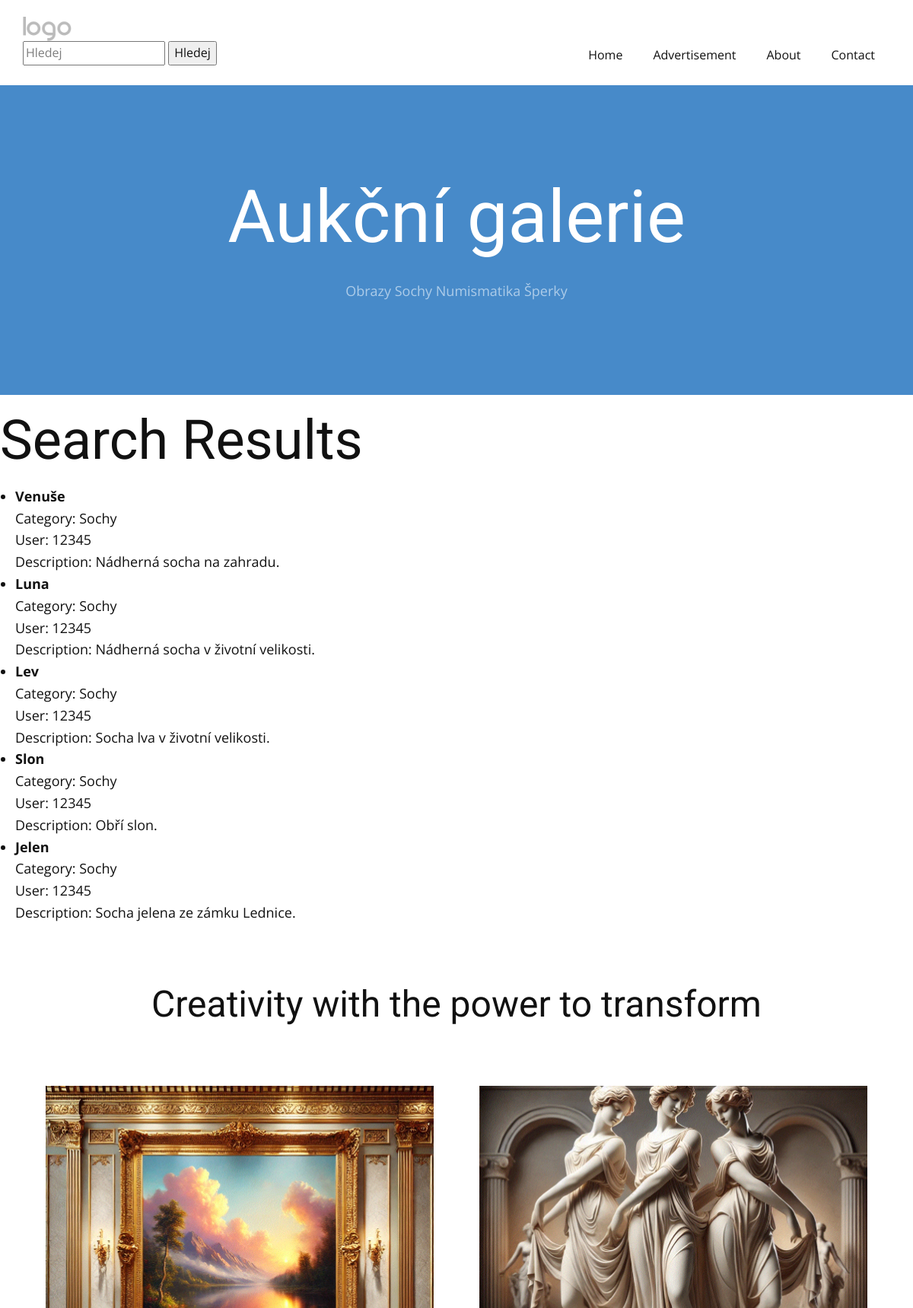
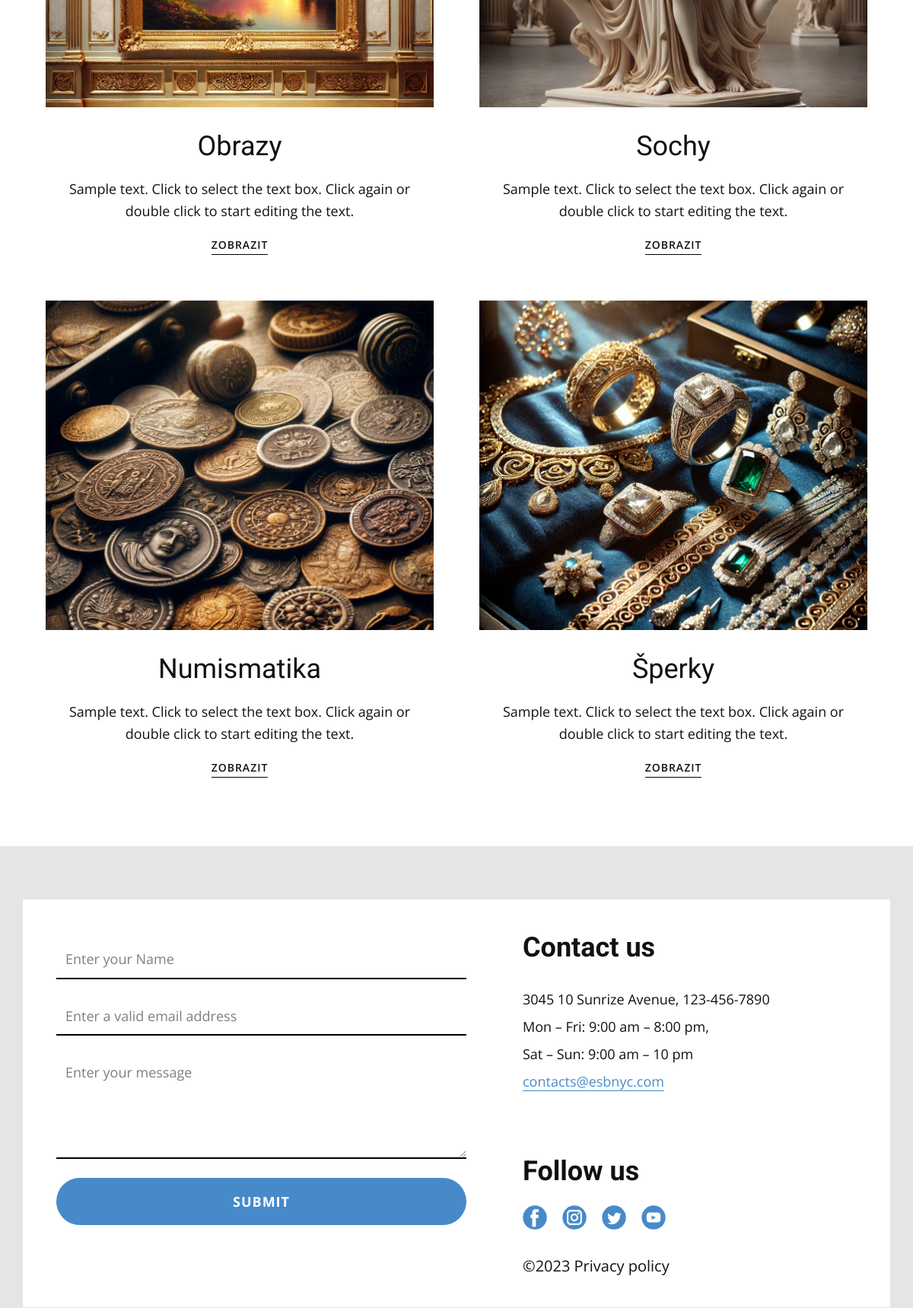
The app's page /search/ (upper part) with its own data (2 pictures, top to bottom).
### viewer/models.py (models this page shows, shortened)
class Advertisement(Model):
    name = CharField(max_length=128)
    user = ForeignKey(User, on_delete=models.DO_NOTHING)
    category = ForeignKey(Category, on_delete=models.DO_NOTHING)
    description = TextField()

class Category(Model):
    name = CharField(max_length=128)
    def __str__(self):
        return f"{self.name}"

### viewer/views.py (the view)
# urls.py: path("search/", search, name='search'),
def search(request):
    hledany_vyraz = request.GET.get('hledej', '')
    hledany_vyraz_capitalized = hledany_vyraz.capitalize()
    return render(request, template_name='search.html', context={
        "searchs": Advertisement.objects.filter(
            Q(name__icontains=hledany_vyraz) | Q(name__icontains=hledany_vyraz_capitalized) | Q(description__icontains=hledany_vyraz) | Q(description__icontains=hledany_vyraz_capitalized)
        )
    })
    template_name = 'form.html'

### viewer/templates/search.html (shortened to what this page needs)
{% extends "base.html" %}
{% load static %}
{% block content %}
    <h1>Search Results</h1>
    {% if searchs %}
        <ul>
            {% for ad in searchs %}
                <li>
                    <strong>{{ ad.name }}</strong><br>
                    Category: {{ ad.category }}<br>
                    User: {{ ad.user }}<br>
                    Description: {{ ad.description }}<br>
                </li>
            {% endfor %}
        </ul>
    {% else %}
        <p>No results found for your search.</p>
    {% endif %}
{% endblock %}

### records on screen
Advertisement: name "Venuše", category "Sochy", user "12345", description "Nádherná socha na zahradu."
Advertisement: name "Luna", category "Sochy", user "12345", description "Nádherná socha v životní velikosti."
Advertisement: name "Lev", category "Sochy", user "12345", description "Socha lva v životní velikosti."
Advertisement: name "Slon", category "Sochy", user "12345", description "Obří slon."
Advertisement: name "Jelen", category "Sochy", user "12345", description "Socha jelena ze zámku Lednice."
